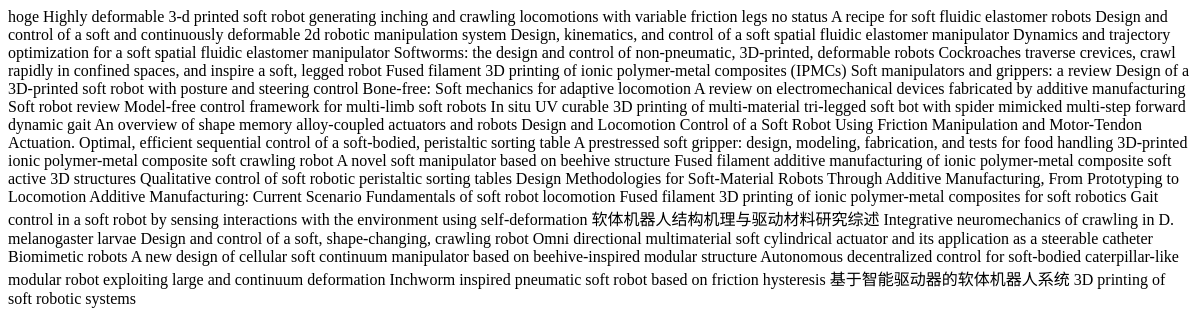
Page /api/ on the earlier database version.
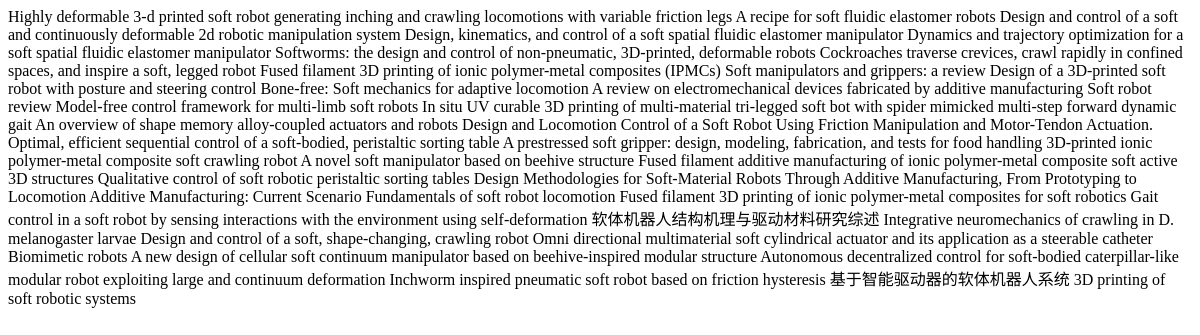
Same page on the later database version.
### api_server/models.py (models this page shows, shortened)
class Article(models.Model):
    cluster_id = models.CharField(primary_key=True, max_length=30)
    title = models.CharField(max_length=100, blank=True, default='')
    author = models.CharField(max_length=50, blank=True, default='')
    url = models.CharField(max_length=100, blank=True, default='')
    year = models.IntegerField(db_index=True, null=True, default=-1)
    num_citations = models.IntegerField(default=0)
    num_versions = models.IntegerField(default=0)
    url_citations = models.CharField(max_length=100, blank=True, default="")
    url_versions = models.CharField(max_length=100, blank=True, default="")
    excerpt = models.TextField(blank=True, default='')
    created_at = models.DateTimeField(auto_now_add=True)
    updated_at = models.DateTimeField(auto_now=True)

### api_server/views.py (the view)
def article_list(request):
    articles = Article.objects.all()
    return render( request, 'api_server/article_list.html', {"articles": articles} )

### api_server/templates/api_server/article_list.html
<html>
<head>
</head>
<body>
<div id="article-list">
	{% for article in articles %}
		{{ article.title }}
	{% endfor %}
</div>
</body>
</html>

Differences in the rows shown:
removed Article: title "hoge"
removed Article: title "no status"
